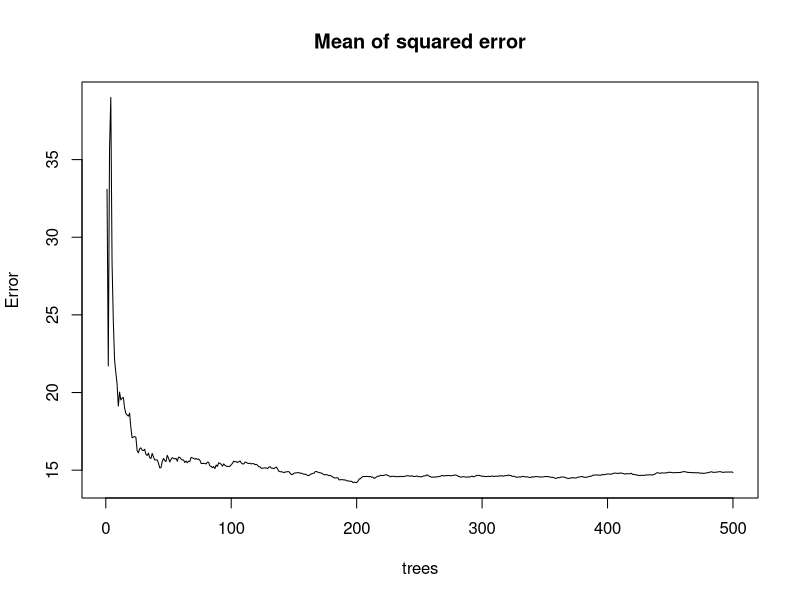
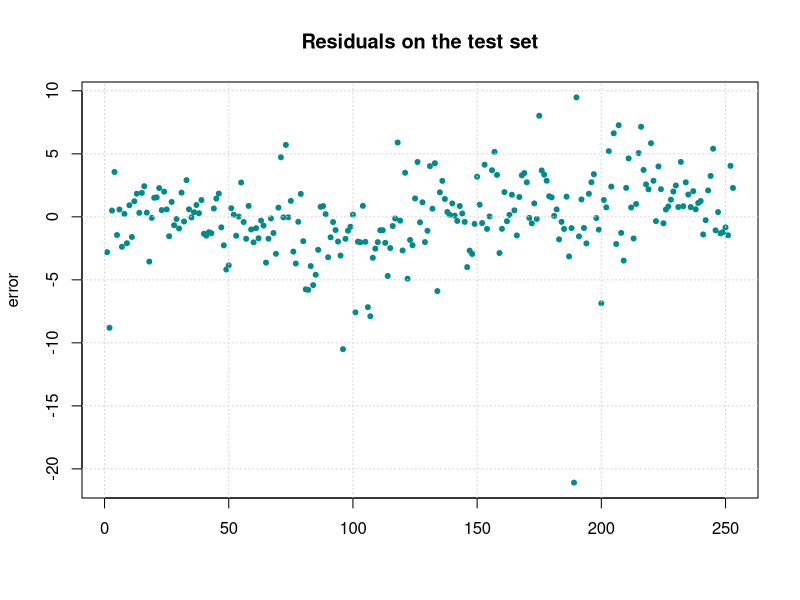

Recreate these plots in R, in order.
library(MASS)

summary(Boston)

set.seed(42)
idx.train = sample.int(nrow(Boston), size=nrow(Boston)/2)

train.set = Boston[idx.train, ]
test.set = Boston[-idx.train, ]

library(randomForest)
rfm = randomForest(medv ~ ., data=train.set)
rfm

plot(rfm, main="Mean of squared error")

# prediction on test.set
pred.val = predict(rfm, newdata = test.set)

# calculate mean-squared-error
mse = sum((pred.val - test.set$medv)^2)/nrow(test.set)

# plot mse dependig on number of trees
plot(pred.val - test.set$medv, xlab = "", ylab = "error",
     pch = 20, col = "darkcyan", main = "Residuals on the test set")
grid()

# play on mtry parameter
rfm = randomForest(medv ~ ., data = train.set, mtry = 5)
pred.val = predict(rfm, newdata = test.set)
sum((pred.val - test.set$medv)^2)/nrow(test.set)


